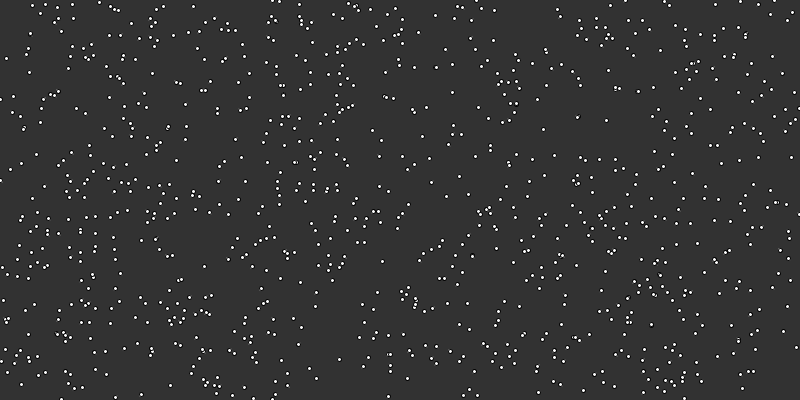
Frame 1 (no input)
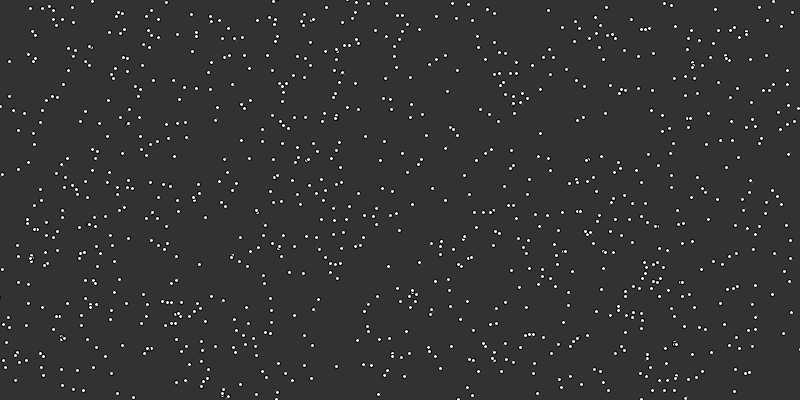
Frame 60 (the mouse pressed at the canvas centre just before this capture)
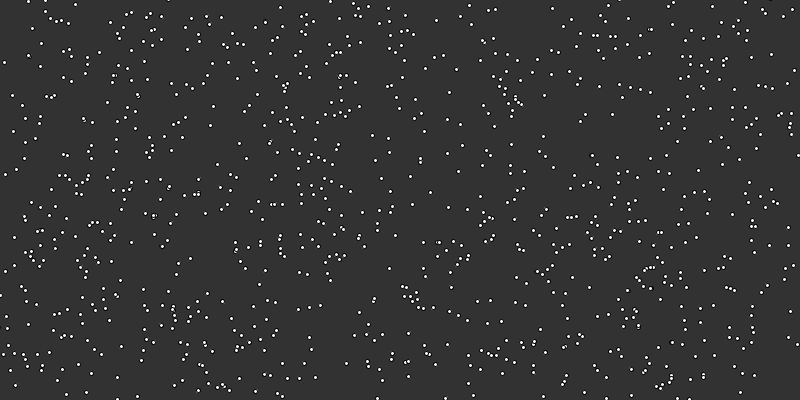
Frame 120 (the mouse held since frame 60 and released just before this capture)

The Processing sketch that drew these frames (run headless with seeded random() and noise(); from frame 60 on, the mouse is pressed at the canvas centre):

// Processing sketch: processing_133598
// ── processing_133598.pde

// 1) declare the hair array variable
Hair[] myHairs;

void setup(){
  size( 800, 400 );
  // 2) declare the length of the hair array
  myHairs = new Hair[1000];
  // 3) fill every index position of the hair array
  //    with a new object
  for( int i=0; i<myHairs.length; i=i+1){
    myHairs[i] = new Hair();
  }
}

void draw(){
  // display
  background(50);
  
  for( int i=0; i<myHairs.length; i=i+1){
    // calculate
    myHairs[i].update();
    // display  
    myHairs[i].display();
  }
}

class Hair {
  float x;
  float y;
  
  // constructor
  Hair(){
    println( "I'm alive!" );
    x = random(width);
    y = random(height);
  }
  
  void update(){
    x = x + random(-1,1);
    y = y + random(-1,1);
  }
  
  void display(){
    ellipse( x, y, 4, 4 );
  }
}
